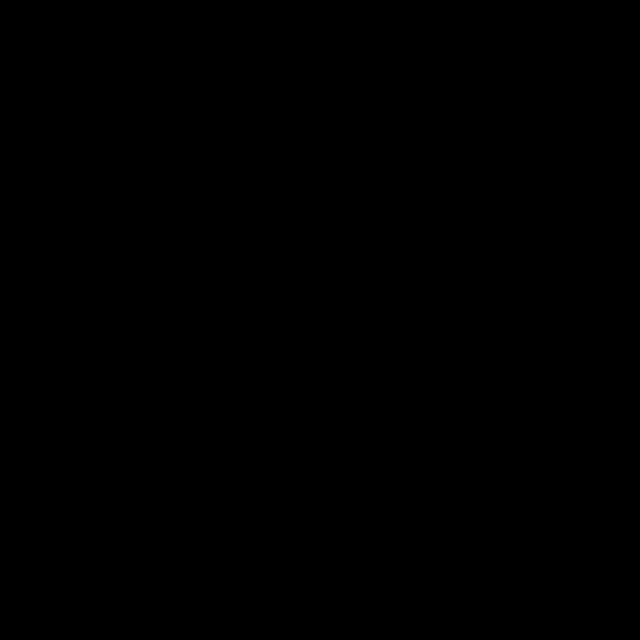
Frame 1 (no input)
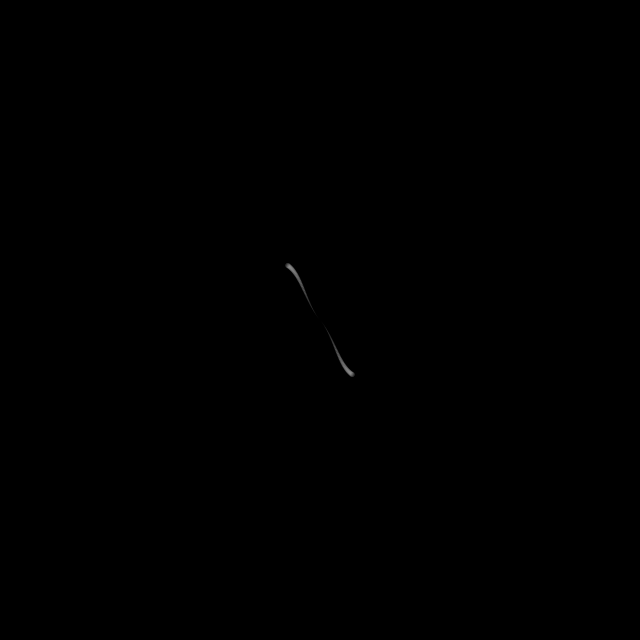
Frame 60 (the mouse pressed at the canvas centre just before this capture)
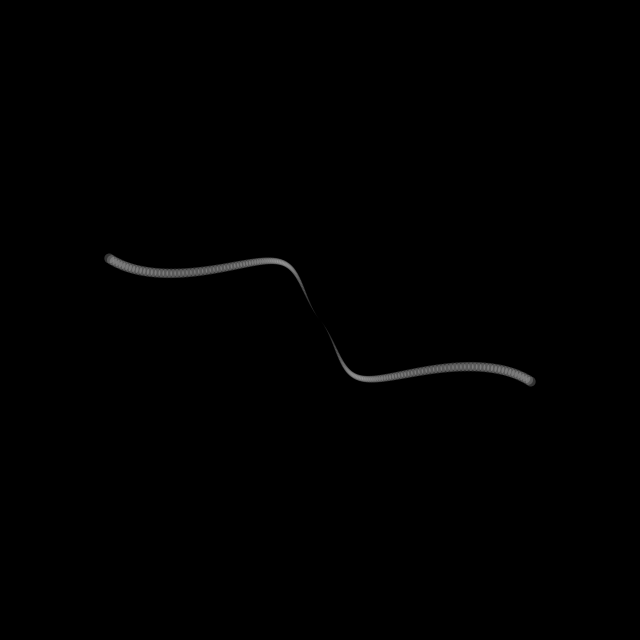
Frame 120 (the mouse held since frame 60 and released just before this capture)

The Processing sketch that drew these frames (run headless with seeded random() and noise(); from frame 60 on, the mouse is pressed at the canvas centre):

// Processing sketch: processing_162658
// ── processing_162658.pde

float num;

void setup() {
  size(640, 640);
  background(0);
  fill(255, 50);
  noStroke();
}

void draw() {
  translate(width/2, height/2);
  rotate(radians(num*50));
  /* Play around with the values for different patterns */
  float x = sin(radians(num*50)) * (sin(num)*200);
  float y = cos(radians(x)) * x;
  /* Our size is dependent on x and has a max size of 10 */
  float d = sin(x/100) * 10;

  /* 
   You may be thinking of using the point function and changing the strokeweight. However because our
   d (size) variable goes into negative numbers, the program will return an error. Also ellipses without 
   stroke gives a cleaner look.
   */
  ellipse(x, y, d, d);
  ellipse(-x, -y, d, d);

  num+=0.01;
}
